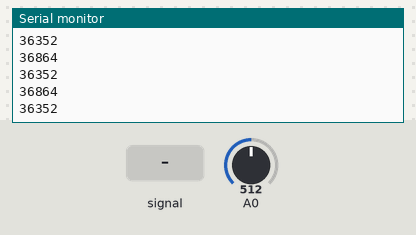
A sketch run on a simulated Arduino Uno, built with avr-gcc and run on an emulated ATmega328P. Shown: the last lines printed to the serial monitor. The test bench sets the inputs (shaded band); at power-on: A0 = 512.

Above: at 1.2 s.
1.3 s: A0 fed a 200 Hz sine of ±81 counts around its level
At 1.32 s:
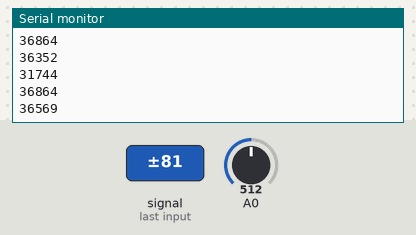
2.8 s: A0 set to 716
At 2.82 s:
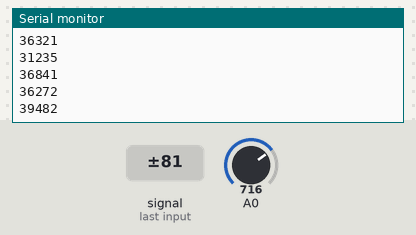
4.3 s: A0 fed a 1000 Hz sine of ±255 counts around its level
At 4.32 s:
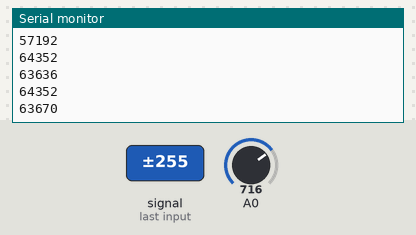
5.8 s: A0 set to 900
At 5.82 s:
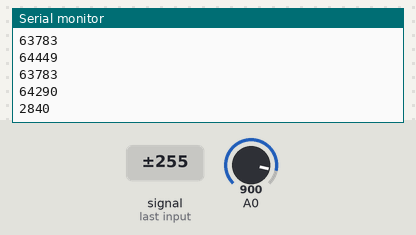
Timing chart, 0 to 8.3 s (numbered marks = the images above; inputs shaded):
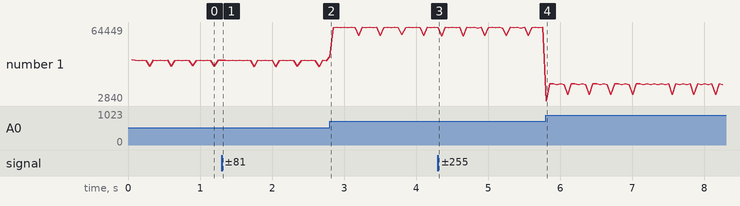

Measured:
- after the input at 1.3 s, the serial monitor: prints a new line at once (image 1)
- after the input at 2.8 s, the serial monitor: prints a new line at once (image 2)
- after the input at 4.3 s, the serial monitor: prints a new line at once (image 3)
- plotted number 1: 36864 → 36272 after the input at 1.3 s, 36272 → 64352 after the input at 2.8 s, 64352 → 64290 after the input at 4.3 s

The sketch:

mictest.ino
```cpp
/****************************************
Example Sound Level Sketch for the
Adafruit Microphone Amplifier
****************************************/

const int sampleWindow = 50; // Sample window width in mS (50 mS = 20Hz)
unsigned int sample;
unsigned long startMillis= millis();  // Start of sample window


void setup()
{
   Serial.begin(9600);
}


void loop()
{
   startMillis= millis();
   while (millis() - startMillis < sampleWindow)
   {
      sample +=  analogRead(A0);
   }
  Serial.println(sample);
  sample = 0;
}
```
